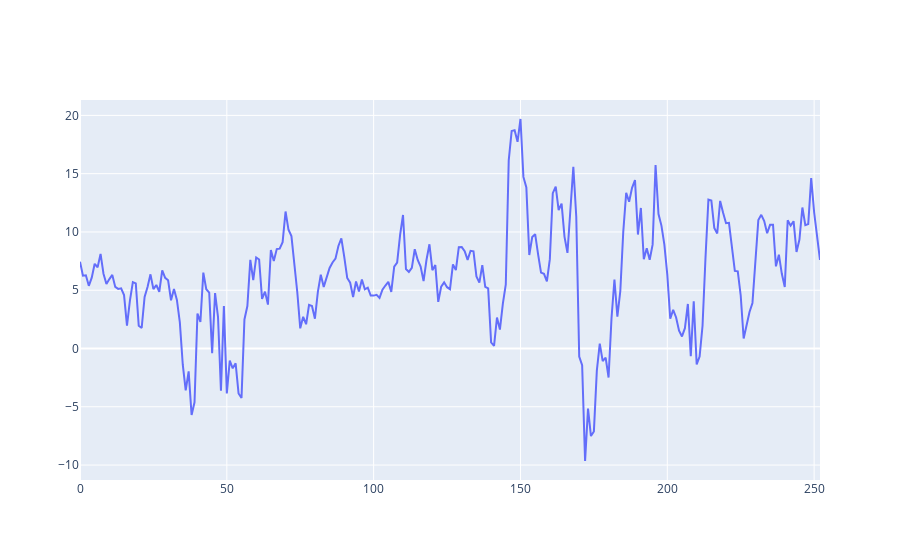

Notebook code cell kept with this figure:
### Code cell
fig = go.Figure()
fig.add_trace(go.Scatter(y=diff, name = 'close price'))
fig.show()

### Figure 1 — Plotly figure (JSON) as saved in the notebook; plotly's stock layout.template omitted (floating-point values rounded to 4 significant figures; data arrays with more than 128 entries replaced by an {"elided": "..."} marker saying what was removed)
{"data": [{"name": "close price", "type": "scatter", "y": {"elided": "253 float values"}}], "layout": {"autosize": true, "xaxis": {"autorange": true, "range": [0, 252]}, "yaxis": {"autorange": true, "range": [-11.28, 21.32], "type": "linear"}}}
